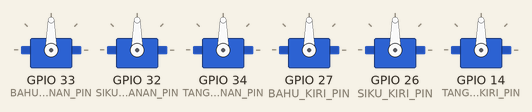
This sketch was run on a simulated ESP32. On the bench: 6 × servo.

Above: at 0.05 s.
At 2.45 s:
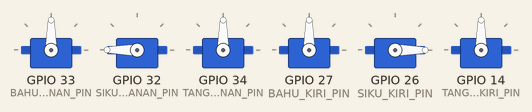
At 5.0 s:
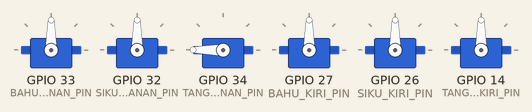
Timing chart, 0 to 6.5 s (numbered marks = the images above):
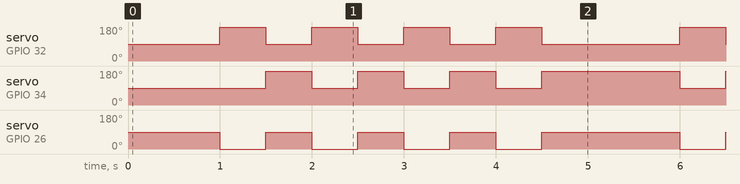

Measured:
- by itself, servo on GPIO 32 (SIKU_KANAN_PIN): repeats every 5.0 s: 3 × (90° 0.50 s, 180° 0.50 s), 90° 1.5 s, 180° 0.50 s
- by itself, servo on GPIO 34 (TANGAN_KANAN_PIN): repeats every 5.0 s: 2 × (90° 0.50 s, 180° 0.50 s), 90° 0.50 s, 180° 1.5 s, 90° 0.50 s, 180° 0.50 s
- by itself, servo on GPIO 26 (SIKU_KIRI_PIN): repeats every 5.0 s: 3 × (90° 0.50 s, 0° 0.50 s), 90° 1.5 s, 0° 0.50 s

The sketch:

main.ino
```cpp
#include <ESP32Servo.h>

// #include "BluetoothSerial.h"
// BluetoothSerial ESP_BT;

int PINGANG_KANAN_PIN; Servo PINGGANG_KANAN;
int PINGGANG_KIRI_PIN; Servo PINGGANG_KIRI;

int PAHA_KANAN_PIN;
int PAHA_KIRI_PIN;

int LUTUT_KANAN_PIN;
int LUTUT_KIRI_PIN;

int PERGELANGAN_KAKI_KANAN_PIN;
int PERGELENGAN_KAKI_KIRI_PIN;

int TELAPAK_KAKI_KANAN_PIN;
int TELAPAK_KAKI_KIRI_PIN;

int BAHU_KANAN_PIN = 33; Servo BAHU_KANAN;
int BAHU_KIRI_PIN = 27; Servo BAHU_KIRI;

int SIKU_KANAN_PIN = 32; Servo SIKU_KANAN;
int SIKU_KIRI_PIN = 26; Servo SIKU_KIRI;

int TANGAN_KANAN_PIN = 34; Servo TANGAN_KANAN;
int TANGAN_KIRI_PIN = 14; Servo TANGAN_KIRI;

void setup() {
  Serial.begin(9600);

  BAHU_KANAN.attach(BAHU_KANAN_PIN);
  SIKU_KANAN.attach(SIKU_KANAN_PIN);
  TANGAN_KANAN.attach(TANGAN_KANAN_PIN);

  BAHU_KIRI.attach(BAHU_KIRI_PIN);
  SIKU_KIRI.attach(SIKU_KIRI_PIN);
  TANGAN_KIRI.attach(TANGAN_KIRI_PIN);
}

void ACTION_pushup() {
  BAHU_KANAN.write(90);
  BAHU_KIRI.write(90);
  delay(1000);

  for (int i = 0; i < 4; i++) {
    SIKU_KANAN.write(180);
    TANGAN_KANAN.write(90);
    SIKU_KIRI.write(0);
    TANGAN_KIRI.write(90);
    delay(500);

    SIKU_KANAN.write(90);
    TANGAN_KANAN.write(180);
    SIKU_KIRI.write(90);
    TANGAN_KIRI.write(90);
    delay(500);
  }


}
void loop() {
  ACTION_pushup();
}
```
